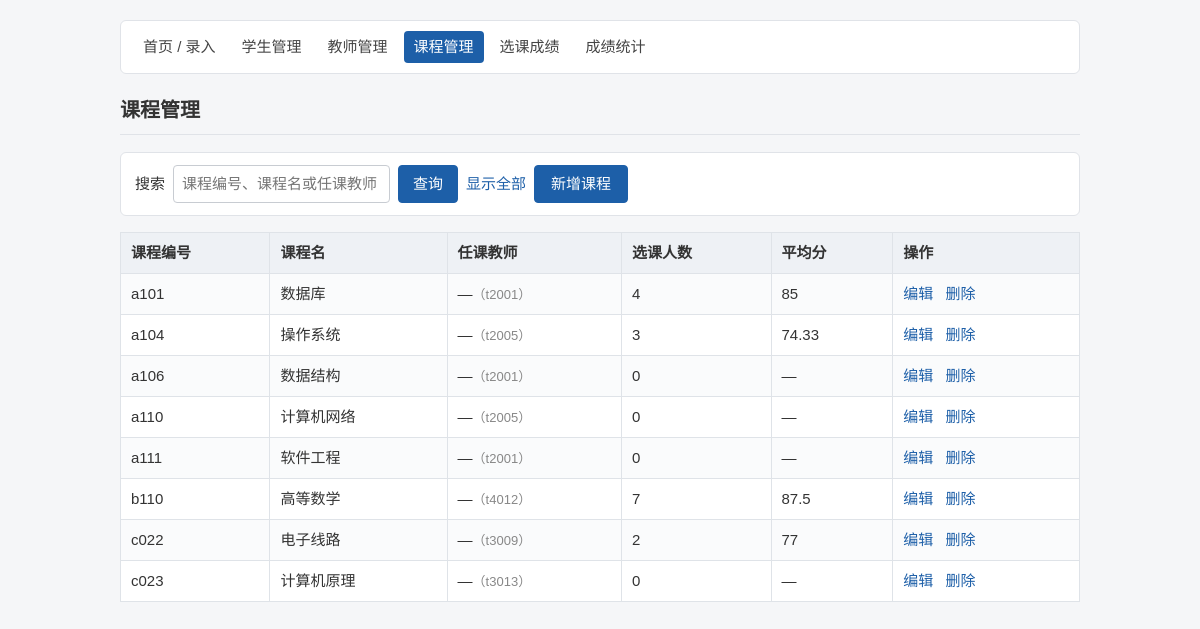
Screenshot of /list_courses.php with the database file from the repository.
### tables this page shows
CREATE TABLE `kc` (
  `kcbh` varchar(20) NOT NULL,
  `kcm` varchar(20) DEFAULT NULL,
  `rkjs` varchar(20) DEFAULT NULL COMMENT '任课教师',
  PRIMARY KEY (`kcbh`),
  KEY `kc_js` (`rkjs`),
  CONSTRAINT `kc_js` FOREIGN KEY (`rkjs`) REFERENCES `js` (`gh`) ON DELETE CASCADE ON UPDATE CASCADE
);

### includes/db.php (called while the page is built, shortened)
<?php
function h($value) {
    return htmlspecialchars((string)$value, ENT_QUOTES, 'UTF-8');
}

### list_courses.php (the view, shortened to what this page needs)
<?php
require __DIR__ . '/includes/db.php';
require __DIR__ . '/includes/layout.php';
$q = trim($_GET['q'] ?? '');
$sql = 'SELECT k.kcbh, k.kcm, k.rkjs, j.xm AS teacher_name,
               COUNT(x.xh) AS student_count, ROUND(AVG(x.cj), 2) AS avg_score
        FROM kc k
        LEFT JOIN js j ON k.rkjs = j.gh
        LEFT JOIN xk x ON k.kcbh = x.kcbh';
$sql .= ' GROUP BY k.kcbh, k.kcm, k.rkjs, j.xm ORDER BY k.kcbh';
$stmt = $conn->prepare($sql);
$stmt->execute();
$result = $stmt->get_result();
render_header('课程管理', 'courses');
?>
<form class="search-bar" method="get" action="list_courses.php">
  <label for="q">搜索</label>
  <input type="text" id="q" name="q" value="<?= h($q) ?>" placeholder="课程编号、课程名或任课教师">
  <button type="submit">查询</button>
  <a href="list_courses.php">显示全部</a>
  <a class="btn" href="add_course.php">新增课程</a>
</form>
<table>
  <tr>
    <th>课程编号</th>
    <th>课程名</th>
    <th>任课教师</th>
    <th>选课人数</th>
    <th>平均分</th>
    <th>操作</th>
  </tr>
<?php while ($row = $result->fetch_assoc()): ?>
  <tr>
    <td><?= h($row['kcbh']) ?></td>
    <td><?= h($row['kcm']) ?></td>
    <td><?= h($row['teacher_name'] ?: '—') ?><span class="muted"><?= $row['rkjs'] ? '（' . h($row['rkjs']) . '）' : '' ?></span></td>
    <td><?= h($row['student_count']) ?></td>
    <td><?= $row['avg_score'] === null ? '—' : h($row['avg_score']) ?></td>
    <td class="actions">
      <a href="edit_course.php?kcbh=<?= urlencode($row['kcbh']) ?>">编辑</a>
      <a href="delete_course.php?kcbh=<?= urlencode($row['kcbh']) ?>">删除</a>
    </td>
  </tr>
<?php endwhile; ?>
</table>
<?php
render_footer();

### includes/layout.php (shortened to what this page needs)
<?php
function render_header($title, $active = '') {
    $items = array(
        'home'     => array('hwq.html', '首页 / 录入'),
        'students' => array('list_students.php', '学生管理'),
        'teachers' => array('list_teachers.php', '教师管理'),
        'courses'  => array('list_courses.php', '课程管理'),
        'scores'   => array('list_scores.php', '选课成绩'),
        'stats'    => array('stats.php', '成绩统计'),
    );
    echo '<!DOCTYPE html>
<html lang="zh-CN">
<head>
<meta charset="UTF-8">
<meta name="viewport" content="width=device-width, initial-scale=1">
<title>' . h($title) . '</title>
<link rel="stylesheet" href="style.css">
</head>
<body>
<div class="container">
<nav class="topnav">';
    foreach ($items as $key => $item) {
        $class = $key === $active ? ' class="active"' : '';
        echo '<a href="' . $item[0] . '"' . $class . '>' . h($item[1]) . '</a>';
    }
    echo '</nav>
<h2>' . h($title) . '</h2>';
}
function render_footer() {
    echo '</div>
</body>
</html>';
}

### style.css (style rules this page uses)
* { box-sizing: border-box; }
body { margin: 0; background: #f5f6f8; color: #333; font-family: "Microsoft YaHei", "PingFang SC", Arial, sans-serif; font-size: 15px; line-height: 1.6; }
a { color: #1d5fa8; text-decoration: none; }
.container { max-width: 1000px; margin: 0 auto; padding: 20px; }
.topnav { display: flex; flex-wrap: wrap; gap: 6px; padding: 10px 12px; margin-bottom: 20px; background: #fff; border: 1px solid #e0e3e8; border-radius: 6px; }
.topnav a { padding: 4px 10px; border-radius: 4px; color: #444; }
.topnav a.active { background: #1d5fa8; color: #fff; }
h2 { margin-top: 0; padding-bottom: 8px; border-bottom: 1px solid #e0e3e8; font-size: 20px; }
.btn, input[type="submit"], input[type="reset"] { padding: 6px 16px; margin-right: 6px; border: 1px solid #1d5fa8; border-radius: 4px; background: #1d5fa8; color: #fff; font: inherit; cursor: pointer; }
table { width: 100%; border-collapse: collapse; margin-bottom: 16px; background: #fff; }
th, td { padding: 8px 10px; border: 1px solid #dfe3e8; text-align: left; }
th { background: #eef1f5; font-weight: 600; }
tr:nth-child(even) td { background: #fafbfc; }
td.actions { white-space: nowrap; }
td.actions a, td.actions button { margin-right: 8px; }
.search-bar { display: flex; flex-wrap: wrap; align-items: center; gap: 8px; padding: 12px 14px; margin-bottom: 16px; background: #fff; border: 1px solid #e0e3e8; border-radius: 6px; }
.search-bar input[type="text"], .search-bar select { padding: 6px 8px; border: 1px solid #c8ccd2; border-radius: 4px; font: inherit; }
.search-bar button { padding: 6px 14px; border: 1px solid #1d5fa8; border-radius: 4px; background: #1d5fa8; color: #fff; font: inherit; cursor: pointer; }
.muted { color: #888; font-size: 13px; }

### rows the page displays
kc: kcbh "a101", kcm "数据库", teacher_name "—", rkjs "t2001", student_count "4", avg_score "85"
kc: kcbh "a104", kcm "操作系统", teacher_name "—", rkjs "t2005", student_count "3", avg_score "74.33"
kc: kcbh "a106", kcm "数据结构", teacher_name "—", rkjs "t2001", student_count "0"
kc: kcbh "a110", kcm "计算机网络", teacher_name "—", rkjs "t2005", student_count "0"
kc: kcbh "a111", kcm "软件工程", teacher_name "—", rkjs "t2001", student_count "0"
kc: kcbh "b110", kcm "高等数学", teacher_name "—", rkjs "t4012", student_count "7", avg_score "87.5"
kc: kcbh "c022", kcm "电子线路", teacher_name "—", rkjs "t3009", student_count "2", avg_score "77"
kc: kcbh "c023", kcm "计算机原理", teacher_name "—", rkjs "t3013", student_count "0"

### other values shown
$item[1] "首页 / 录入"
$item[1] "学生管理"
$item[1] "教师管理"
$item[1] "课程管理"
$item[1] "选课成绩"
$item[1] "成绩统计"
$title "课程管理"
